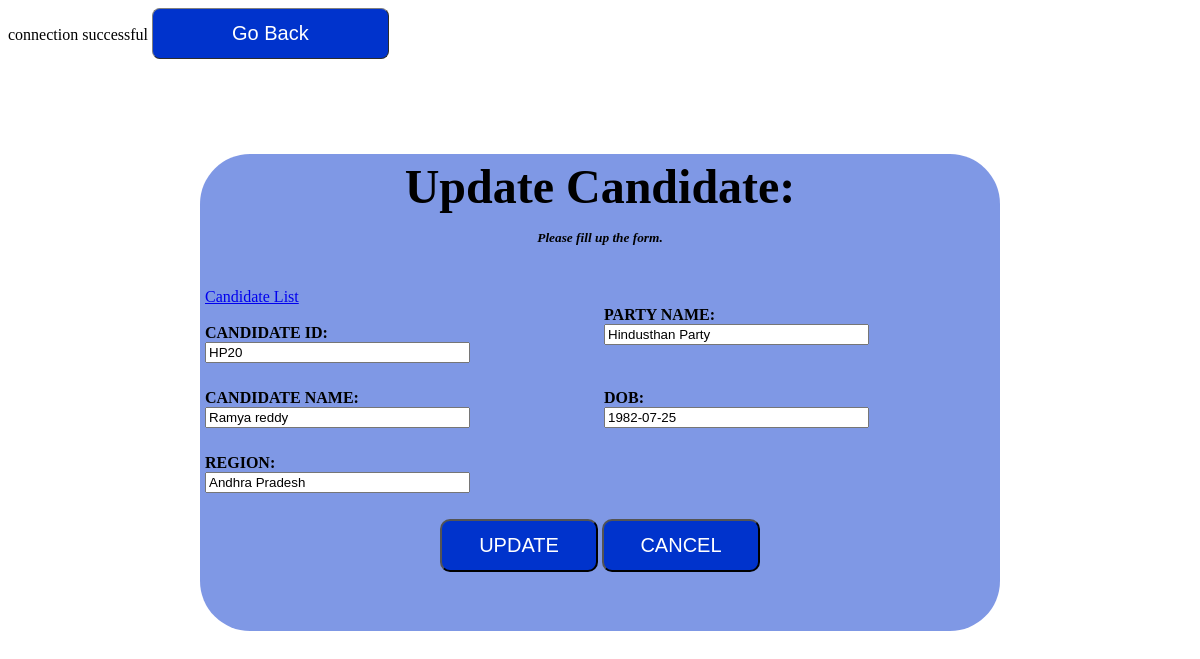
Page /update.php?cand_id=HP20 on the committed database.
### tables this page shows
CREATE TABLE `candidate` (
  `id` int(11) NOT NULL,
  `cand_id` varchar(255) NOT NULL,
  `party_name` varchar(255) NOT NULL,
  `name` varchar(255) NOT NULL,
  `DOB` date NOT NULL,
  `region` varchar(255) NOT NULL
);

### update.php (the view, shortened to what this page needs)
<?php
include('dbconnection.php');
$result = mysqli_query($conn,"SELECT * FROM candidate WHERE cand_id='".$_GET['cand_id']."'");
$row = mysqli_fetch_array($result);
?>
<html>
<head>
</head>
<body>
<a href="admincandidates.php" >
    <button type="button" class="button">Go Back</button> <br/>
</a>
<form method="post" action="updatecandidates.php">
<table width="800" style="background-color: rgb(0, 51, 204, 0.5);margin-top:95px;border-radius: 50px;"  align="center" cellpadding="3px">
<tr><th colspan = "2" style="align:center;"> <font size="7"> <b> Update Candidate:</font><br>
 <p><small><i>Please fill up the form.</b></i></small></p> <br>
 </th></tr>
<tr><td>
<div>
<a href="retrieve.php">Candidate List </a>
</div> <br>
<label for="CANDIDATE ID"><b>CANDIDATE ID:</b></label><br/>
<input type="text" name="cand_id" value="<?php echo $row['cand_id']?>" placeholder="Enter Candidate ID" size="30"  autofocus required>
<br/><br/></td>
<td>
<label for="PARTY NAME"><b>PARTY NAME:</b></label><br/>
<input type="text" name="party_name" value="<?php echo $row['party_name']?>" placeholder="Enter Candidate's Party Name" size="30" required>
<br/><br/>
</td>
</tr>
<tr> <td>
<label for="CANDIDATE NAME"><b>CANDIDATE NAME:</b></label><br/>
<input type="text" name="name" value="<?php echo $row['name']?>" placeholder="Enter Candidate's Name" size="30" required>
<br/><br/></td>
<td>
<label for="DOB"><b>DOB:</b></label><br/>
<input type="text" name="DOB" value="<?php echo $row['DOB']?>" size="30" required>
<br/><br/>
</td>
</tr>
<tr><td>
<label for="REGION"><b>REGION:</b></label<br/><br>
<input type="text" name="region" value="<?php echo $row['region']?>" size="30" placeholder="Enter Candidate's Region" required>
<br/><br>
</td></tr>
<tr><td colspan="2" align="center">
<input type="submit" name="update" value="UPDATE" >
<a href="admincandidates.php" >
    <input type="button" name="cancel" value="CANCEL"> <br/>
</a>
<br/><br/><br/></tr></td>
</table>
</form>
</body>
</html>

### rows in the picture
candidate: cand_id "HP20", party_name "Hindusthan Party", name "Ramya reddy", DOB "1982-07-25", region "Andhra Pradesh"
